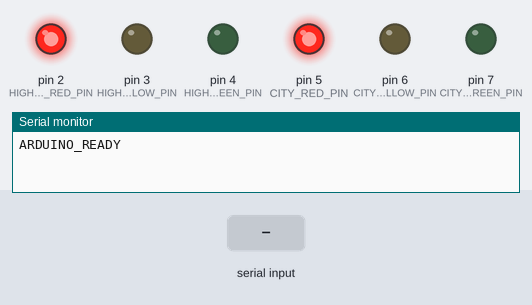
Simulated run of this sketch. Board: Arduino Uno, built with avr-gcc and run on an emulated ATmega328P. Parts: output pins drawn as LEDs (lit = HIGH), the last lines printed to the serial monitor. The test bench sets the inputs (shaded band).

Above: at 1.2 s.
1.3 s: "H:G,C:R\n" received over Serial
At 1.8 s:
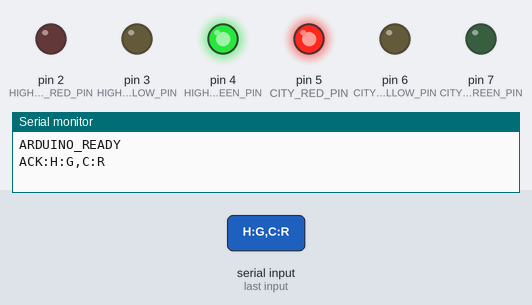
2.8 s: "H:Y,C:R\n" received over Serial
At 4.0 s:
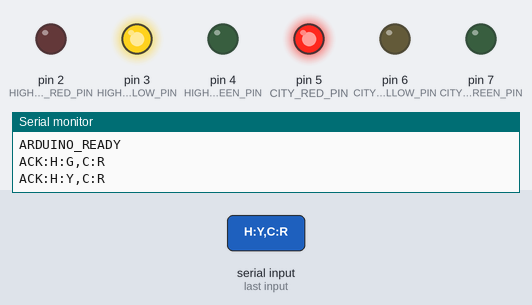
4.3 s: "H:R,C:G\n" received over Serial
At 5.2 s:
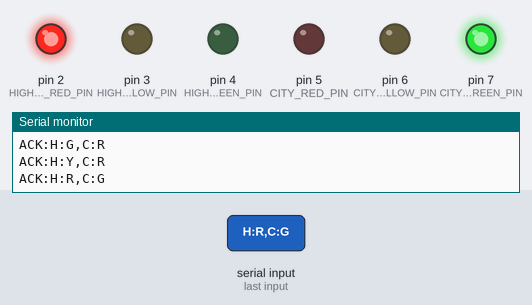
5.8 s: "H:R,C:Y\n" received over Serial
At 6.4 s:
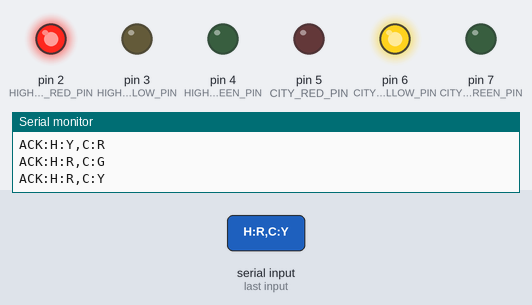
Timing chart, 0 to 12.3 s (numbered marks = the images above; inputs shaded):
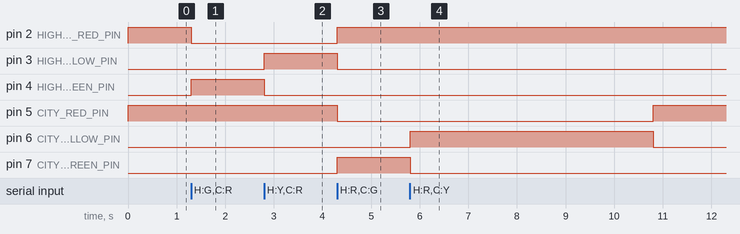

The sketch:

trafficlight.ino
```cpp
// ============================================================
// Highway traffic-light LEDs
// ============================================================

const byte HIGHWAY_RED_PIN = 2;
const byte HIGHWAY_YELLOW_PIN = 3;
const byte HIGHWAY_GREEN_PIN = 4;


// ============================================================
// City-road traffic-light LEDs
// ============================================================

const byte CITY_RED_PIN = 5;
const byte CITY_YELLOW_PIN = 6;
const byte CITY_GREEN_PIN = 7;


// ============================================================
// Communication settings
// Must match hardware_demo.py
// ============================================================

const unsigned long SERIAL_BAUD_RATE = 115200;


// If no valid command is received for this duration,
// both directions enter the all-red fail-safe state.
const unsigned long COMMAND_TIMEOUT_MS = 5000;

unsigned long lastValidCommandTime = 0;
bool timeoutApplied = false;


// ============================================================
// LED helpers
// ============================================================

void setHighwayLights(
  bool redOn,
  bool yellowOn,
  bool greenOn
) {
  digitalWrite(HIGHWAY_RED_PIN, redOn ? HIGH : LOW);
  digitalWrite(HIGHWAY_YELLOW_PIN, yellowOn ? HIGH : LOW);
  digitalWrite(HIGHWAY_GREEN_PIN, greenOn ? HIGH : LOW);
}


void setCityLights(
  bool redOn,
  bool yellowOn,
  bool greenOn
) {
  digitalWrite(CITY_RED_PIN, redOn ? HIGH : LOW);
  digitalWrite(CITY_YELLOW_PIN, yellowOn ? HIGH : LOW);
  digitalWrite(CITY_GREEN_PIN, greenOn ? HIGH : LOW);
}


void setAllRed() {
  setHighwayLights(true, false, false);
  setCityLights(true, false, false);
}


// ============================================================
// Traffic-light states
// ============================================================

void setHighwayGreen() {
  // Highway green, city road red
  setHighwayLights(false, false, true);
  setCityLights(true, false, false);
}


void setHighwayYellow() {
  // Highway yellow, city road red
  setHighwayLights(false, true, false);
  setCityLights(true, false, false);
}


void setCityGreen() {
  // Highway red, city road green
  setHighwayLights(true, false, false);
  setCityLights(false, false, true);
}


void setCityYellow() {
  // Highway red, city road yellow
  setHighwayLights(true, false, false);
  setCityLights(false, true, false);
}


// ============================================================
// Serial command parser
// ============================================================

bool applyCommand(String command) {
  command.trim();

  if (command == "H:G,C:R") {
    setHighwayGreen();
  }
  else if (command == "H:Y,C:R") {
    setHighwayYellow();
  }
  else if (command == "H:R,C:G") {
    setCityGreen();
  }
  else if (command == "H:R,C:Y") {
    setCityYellow();
  }
  else if (command == "H:R,C:R") {
    setAllRed();
  }
  else {
    return false;
  }

  return true;
}


// ============================================================
// Arduino setup
// ============================================================

void setup() {
  pinMode(HIGHWAY_RED_PIN, OUTPUT);
  pinMode(HIGHWAY_YELLOW_PIN, OUTPUT);
  pinMode(HIGHWAY_GREEN_PIN, OUTPUT);

  pinMode(CITY_RED_PIN, OUTPUT);
  pinMode(CITY_YELLOW_PIN, OUTPUT);
  pinMode(CITY_GREEN_PIN, OUTPUT);

  Serial.begin(SERIAL_BAUD_RATE);
  Serial.setTimeout(100);

  // Safe startup state.
  setAllRed();

  lastValidCommandTime = millis();

  Serial.println("ARDUINO_READY");
}


// ============================================================
// Main loop
// ============================================================

void loop() {
  if (Serial.available() > 0) {
    String command = Serial.readStringUntil('\n');
    command.trim();

    bool valid = applyCommand(command);

    if (valid) {
      lastValidCommandTime = millis();
      timeoutApplied = false;

      Serial.print("ACK:");
      Serial.println(command);
    }
    else {
      // Invalid input produces a safe all-red state.
      setAllRed();

      Serial.print("ERROR:");
      Serial.println(command);
    }
  }

  // Communication fail-safe.
  if (
    millis() - lastValidCommandTime
    > COMMAND_TIMEOUT_MS
  ) {
    if (!timeoutApplied) {
      setAllRed();
      Serial.println("FAILSAFE:TIMEOUT");
      timeoutApplied = true;
    }
  }
}
```

Measured:
- after the input at 1.3 s, pin 2 (HIGHWAY_RED_PIN): HIGH → LOW at once; pin 4 (HIGHWAY_GREEN_PIN): LOW → HIGH at once
- after the input at 2.8 s, pin 3 (HIGHWAY_YELLOW_PIN): LOW → HIGH at once; pin 4 (HIGHWAY_GREEN_PIN): HIGH → LOW at once
- after the input at 4.3 s, pin 2 (HIGHWAY_RED_PIN), pin 7 (CITY_GREEN_PIN): LOW → HIGH at once; pin 3 (HIGHWAY_YELLOW_PIN), pin 5 (CITY_RED_PIN): HIGH → LOW at once
- after the input at 5.8 s, pin 5 (CITY_RED_PIN): LOW → HIGH after 5.0 s instead of 3.5 s; pin 6 (CITY_YELLOW_PIN): LOW → HIGH at once, → LOW 5.0 s later; pin 7 (CITY_GREEN_PIN): HIGH → LOW after 0.00 s instead of 3.5 s
